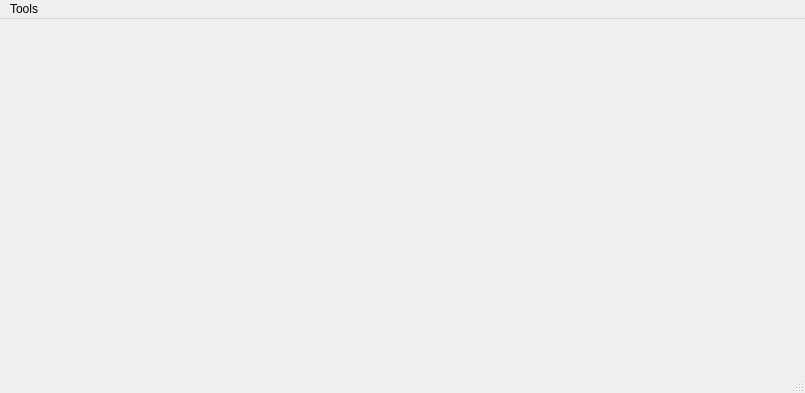
<?xml version="1.0" encoding="UTF-8"?>
<ui version="4.0">
 <class>MainWindow</class>
 <widget class="QMainWindow" name="MainWindow">
  <property name="geometry">
   <rect>
    <x>0</x>
    <y>0</y>
    <width>805</width>
    <height>393</height>
   </rect>
  </property>
  <property name="windowTitle">
   <string>MainWindow</string>
  </property>
  <widget class="QWidget" name="centralWidget"/>
  <widget class="QMenuBar" name="menuBar">
   <property name="geometry">
    <rect>
     <x>0</x>
     <y>0</y>
     <width>805</width>
     <height>22</height>
    </rect>
   </property>
   <widget class="QMenu" name="menuTools">
    <property name="title">
     <string>Tools</string>
    </property>
    <addaction name="actionRevert"/>
   </widget>
   <addaction name="menuTools"/>
  </widget>
  <widget class="QStatusBar" name="statusBar"/>
  <action name="actionRevert">
   <property name="text">
    <string>revert</string>
   </property>
  </action>
 </widget>
 <layoutdefault spacing="6" margin="11"/>
 <resources/>
 <connections/>
</ui>
